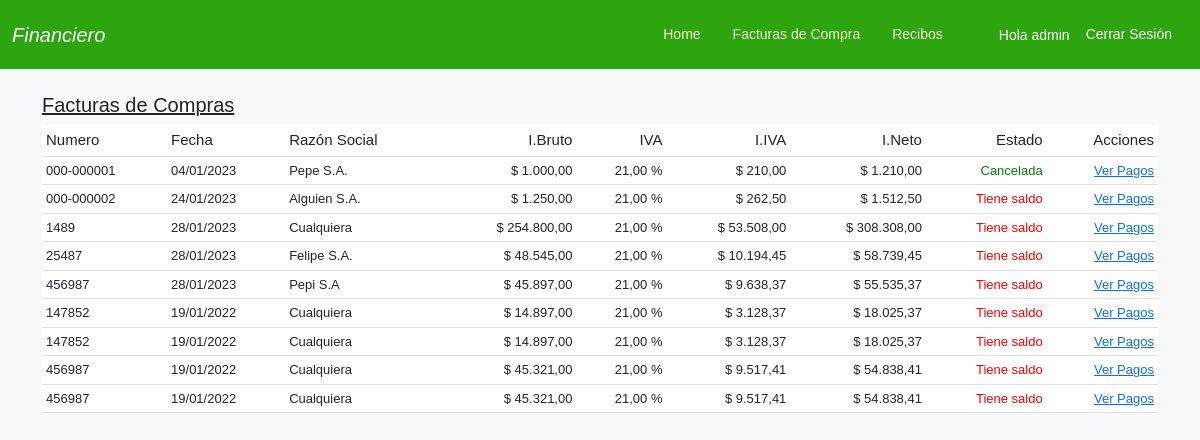
Screenshot of /facturas/ (signed in) with the database file from the repository.
### comprobantes/models.py (models this page shows, shortened)
class Factura(models.Model):
    numero = models.CharField(max_length=15)
    fecha = models.DateField()
    razon_social = models.CharField(max_length=50)
    importe = models.DecimalField(max_digits=10, decimal_places=2)
    iva = models.DecimalField(max_digits=4, decimal_places=2, default=21.0, verbose_name='% IVA')
    estado = models.BooleanField(default=False, verbose_name='Pagada')
    created = models.DateField(auto_now_add=True)
    updated = models.DateField(auto_now=True)
    @property
    def importe_iva(self):
        return self.importe * (self.iva/100)
    @property
    def importe_total(self):
        return self.importe + (self.importe * self.iva/100)

### comprobantes/views.py (the view)
# urls.py: path('facturas/', FacturaView.as_view(), name='facturas'),
class FacturaView(View):
    def get(self, request, *args, **kwargs):
        facturas = Factura.objects.all()
        return render(request, 'comprobantes/facturas.html', {'facturas':facturas })

### comprobantes/templates/comprobantes/facturas.html (shortened to what this page needs)
{% extends 'comprobantes/base.html' %}
{% block content %}
<div class="container">
    <br>
    {% if facturas %}
    <table class="table table-sm table-hover">
        <h3 style="font-size: 20px;text-decoration: underline;">Facturas de Compras</h3>
        <thead style="background-color: bisque;">
            <th style="font-weight: 500;font-size:15px;">Numero</th>
            <th style="font-weight: 500;font-size:15px;">Fecha</th>
            <th style="font-weight: 500;font-size:15px;">Razón Social</th>
            <th style="font-weight: 500;font-size:15px;text-align: end;">I.Bruto</th>
            <th style="font-weight: 500;font-size:15px;text-align: end;">IVA</th>
            <th style="font-weight: 500;font-size:15px;text-align: end;">I.IVA</th>
            <th style="font-weight: 500;font-size:15px;text-align: end;">I.Neto</th>
            <th style="font-weight: 500;font-size:15px;text-align: end;">Estado</th>
            <th style="font-weight: 500;font-size:15px;text-align: end;">Acciones</th>
        </thead>
        <tbody>
            {% for factura in facturas %}
            <td style="font-size:13px;">{{ factura.numero }}</td>
            <td style="font-size:13px;">{{ factura.fecha|date:'d/m/Y'}}</td>
            <td style="font-size:13px;">{{ factura.razon_social }}</td>
            <td style="font-size:13px;text-align: end;">$ {{ factura.importe|floatformat:"2g"}}</td>
            <td style="font-size:13px;text-align: end;">{{ factura.iva|floatformat:"2g"}} %</td>
            <td style="font-size:13px;text-align: end;">$ {{ factura.importe_iva|floatformat:"2g"}}</td>
            <td style="font-size:13px;text-align: end;">$ {{ factura.importe_total|floatformat:"2g"}}</td>
            <td style="font-size:13px;text-align: end;">{% if factura.estado == True %}<span style="color: green;">Cancelada</span>{% else %}<span style="color: red;">Tiene saldo</span>{% endif %}</td>
            <td style="font-size:13px;text-align: end;">
                <a style="font-size:13px;" href="{% url 'recibos-factura' factura.id %}">Ver Pagos</a>
            </td>
       </tbody>
            {% endfor %}
    </table>
    </div>
    {% else %}
     <center><p style="color: brown; font-size: 18px;">No hay facturas ingresadas</p></center>
    {% endif %}
{% endblock %}

### comprobantes/templates/comprobantes/base.html (shortened to what this page needs)
<!doctype html>
{% load static %}
<html lang="es">
  <head>
    <link href="https://cdn.jsdelivr.net/npm/bootstrap@5.3.0-alpha1/dist/css/bootstrap.min.css" rel="stylesheet">
    <link rel="stylesheet" href="https://cdn.jsdelivr.net/npm/bootstrap-icons@1.10.3/font/bootstrap-icons.css">
    <link rel="stylesheet" href="{% static 'css/estilos.css' %}">
  </head>
  <body>
    <nav class="navbar navbar-expand-lg" style="background-color: rgb(44, 165, 14);">
        <div class="container-fluid">
          <a class="navbar-brand" style="color: white; margin-right: 20px;" href="">Financiero</a>
          <div class="collapse navbar-collapse" id="navbarNav">
            <ul class="navbar nav ms-auto mb-2 mb-lg-0">
              <li class="nav-item">
                <a class="nav-link active" aria-current="page" style="color:beige" href="{% url 'home' %}">Home</a>
              </li>
              <li class="nav-item dropdown">
                <a class="nav-link" style="color:beige" href="" role="button" data-bs-toggle="dropdown" aria-expanded="false">
                  Facturas de Compra
                </a>
              </li>
              <li class="nav-item">
                <a class="nav-link" style="color:beige" href="{% url 'recibos' %}">Recibos</a>
              </li>
              {% if request.user.is_authenticated %}
              <li class="">
                <a style="color:white; margin-left: 40px; font-size: 14px; text-decoration: none;">Hola {{ user.username }}</a>
              </li>
              <li class="nav-item">
                <a class="nav-link" style="color:white;" href={% url 'logout' %}>Cerrar Sesión</a>
              </li>
            {% endif %}
            </ul>
          </div>
        </div>
      </nav>
      {% block content %}
      {% endblock %}
  </body>
</html>

### usuarios/static/css/estilos.css (style rules this page uses)
body { font-family: Arial, Helvetica, sans-serif; background-color: rgb(248, 249, 250); }
li.nav-item { font-size: 14px; }
.nav-link { text-align: center; }
.navbar-brand { font-size: 20px; color: blue; font-style: italic; }

### comprobantes/templates/comprobantes/base.html (style rules this page uses)
body { font-family: Arial, Helvetica, sans-serif; }

### rows the page displays
Factura: numero "000-000001", fecha "04/01/2023", razon_social "Pepe S.A.", importe "1.000,00", iva "21,00", importe_iva "210,00", importe_total "1.210,00", estado "Cancelada"
Factura: numero "000-000002", fecha "24/01/2023", razon_social "Alguien S.A.", importe "1.250,00", iva "21,00", importe_iva "262,50", importe_total "1.512,50", estado "Tiene saldo"
Factura: numero "1489", fecha "28/01/2023", razon_social "Cualquiera", importe "254.800,00", iva "21,00", importe_iva "53.508,00", importe_total "308.308,00", estado "Tiene saldo"
Factura: numero "25487", fecha "28/01/2023", razon_social "Felipe S.A.", importe "48.545,00", iva "21,00", importe_iva "10.194,45", importe_total "58.739,45", estado "Tiene saldo"
Factura: numero "456987", fecha "28/01/2023", razon_social "Pepi S.A", importe "45.897,00", iva "21,00", importe_iva "9.638,37", importe_total "55.535,37", estado "Tiene saldo"
Factura: numero "147852", fecha "19/01/2022", razon_social "Cualquiera", importe "14.897,00", iva "21,00", importe_iva "3.128,37", importe_total "18.025,37", estado "Tiene saldo"
Factura: numero "147852", fecha "19/01/2022", razon_social "Cualquiera", importe "14.897,00", iva "21,00", importe_iva "3.128,37", importe_total "18.025,37", estado "Tiene saldo"
Factura: numero "456987", fecha "19/01/2022", razon_social "Cualquiera", importe "45.321,00", iva "21,00", importe_iva "9.517,41", importe_total "54.838,41", estado "Tiene saldo"
Factura: numero "456987", fecha "19/01/2022", razon_social "Cualquiera", importe "45.321,00", iva "21,00", importe_iva "9.517,41", importe_total "54.838,41", estado "Tiene saldo"

### other values shown
{{ user.username }} "admin"
